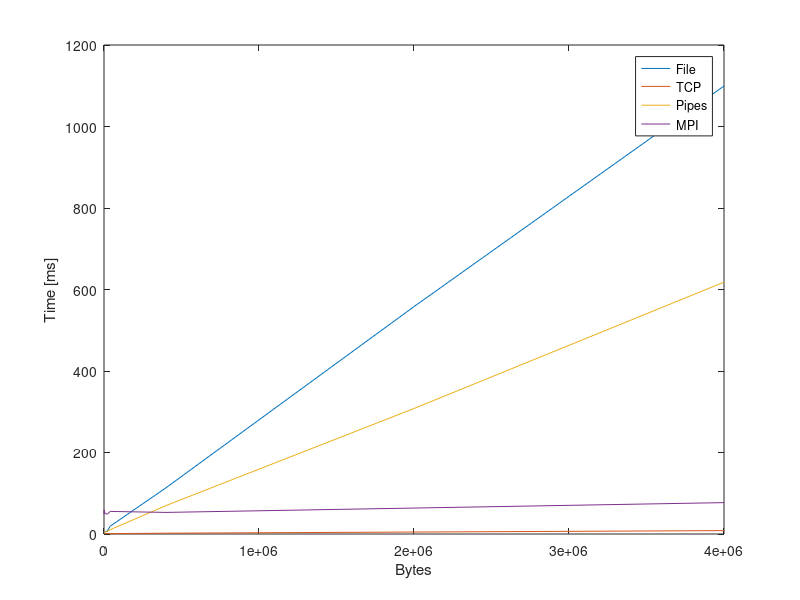

Recreate this plot in MATLAB.
clc, clf, clear all

% Sending files with master.f90
f_time = [ 3.4,  4, 4.6, 4.8, 4.4,  6.4,  6.8, 19.2, 113.4,     558, 1099.4];
f_bytes = [100,500,1000,2500,5000,10000,20000,40000,400000, 2000000, 4000000];
plot(f_bytes, f_time, '-')
xlabel('Bytes')
ylabel('Time [ms]')
hold on

% TC
t_time =   [1,  1,     1,   1,   1,    1,    1,    1,     2,    8.3];
t_kbytes = [100,500,1000,2500,5000,10000,20000,40000,400000,4000000];
plot(t_kbytes,t_time,'-')
hold on

% Pipes
p_time = [ 4.2,5.2,   5, 4.4,   4,  5.4,   6,  10.6,  69.8, 308, 618];
p_kbyte = [100,500,1000,2500,5000,10000,20000,40000,400000,2000000,4000000];
plot(p_kbyte,p_time,'-')
hold on

% MPI
m_time = [52.1,49.8,59,51.8,52.4,50,48.6,55.4,53,77];
m_kbyte = [100,500,1000,2500,5000,10000,20000,40000,400000,4000000];
plot(m_kbyte,m_time,'-')
%axis([0 500000 0 60])
legend('File','TCP','Pipes','MPI')